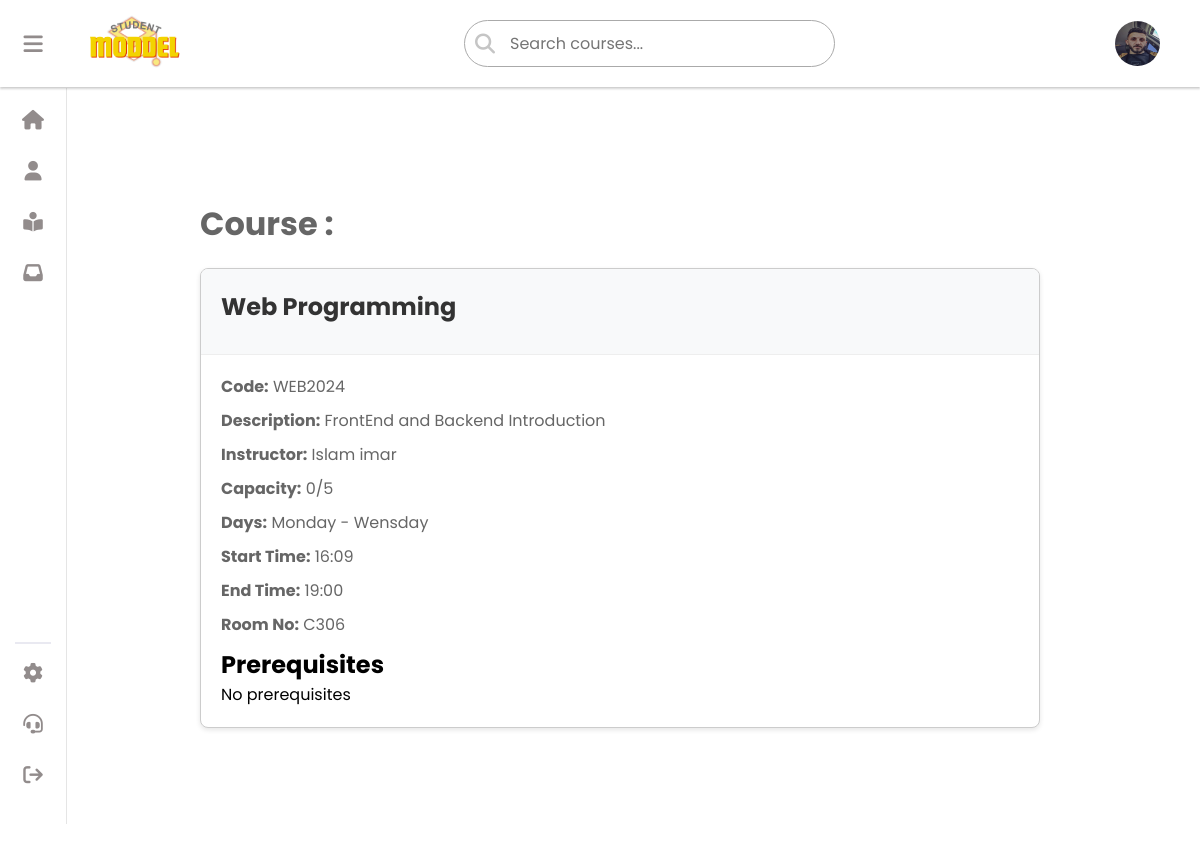
The app's page /course/WEB2024/ (signed in) with its own data.
### crud/models.py (models this page shows, shortened)
class Student(models.Model):
    fullname = models.CharField(max_length=90,null=False,default='No Name Provided')
    user = models.ForeignKey(User, on_delete=models.CASCADE, default=1)
    email = models.CharField(max_length=100)
    id_user = models.IntegerField( null=True)
    avatar = models.ImageField(upload_to='avatars/', null=True, blank=True, default= 'defult.png')
    bio = models.CharField(max_length=250 , null=True, blank=True, default='None')

class Courses(models.Model):
    code = models.CharField(primary_key=True, max_length=10)
    name = models.CharField(max_length=100)
    description = models.CharField(max_length=255)
    prerequisites = models.ManyToManyField('self', through='Prerequisties', symmetrical=False)
    instractor = models.CharField(max_length=30,default='')
    capacity = models.IntegerField(default=0)
    schedule_id = models.ForeignKey(CoruseSchedules,on_delete=models.CASCADE,null=True,unique=True)
    color = models.CharField(max_length=7, default='#FFFFFF')

class CoruseSchedules(models.Model):
    id = models.AutoField(primary_key=True)  # Changed to AutoField for automatic ID handling
    DAY_CHOICES= (('Monday - Wensday','Monday - Wensday' ),('Sunday-Tuesday-Thursday','Sunday-Tuesday-Thursday'))
    days = models.CharField(max_length=100, choices=DAY_CHOICES, default='Monday - Wensday')
    start_time = models.TimeField()
    end_time = models.TimeField()
    room_no = models.CharField(max_length=5)
    class Meta:
        unique_together = ('days', 'start_time', 'end_time', 'room_no')

### crud/views.py (the view)
# urls.py: path('course/<str:course_code>/', views.course_detail, name='course'),  # or using the class-based view
@login_required(login_url='login')
def course_detail(request, course_code):
    course = get_object_or_404(Courses, code=course_code)
    user = request.user
    student = Student.objects.filter(user=user).first()
    registrations = studentsReg.objects.filter(course_id=course)
    registered_students = [{
        'fullname': reg.student_id.fullname,
        'email': reg.student_id.email
    } for reg in registrations]
    user_is_registered = any(reg.student_id == student for reg in registrations) if student else False
    prerequisites = Prerequisties.objects.filter(course=course)
    context = {
        'course': course,
        'schedule': course.schedule_id,
        'student': student,
        'registered_students': registered_students,
        'num_registered_students': len(registered_students),
        'is_admin': user.is_staff,
        'user_is_registered': user_is_registered,  # boolean value indicating registration status
        'prerequisites': prerequisites  # list of prerequisites
    }
    return render(request, 'course.html', context)

### crud/templates/course.html (shortened to what this page needs)
<!DOCTYPE html>
<html lang="en">
<head>
    {% load static %}
    <link rel="stylesheet" type="text/css" href="{% static 'css/support.css' %}">
    <link rel="stylesheet" type="text/css" href="{% static 'css/style.css' %}">
    <link rel="stylesheet" href="https://cdnjs.cloudflare.com/ajax/libs/font-awesome/6.5.1/css/all.min.css"
 />
</head>
<body>
    {% include "aside.html" %}
<div class="pageconent">
{% if not user.is_staff %}
  <h1 class="title"> Course :</h1>
<div class="card">
    <div class="card-header">
        <h1 class="card-title">{{ course.name }}</h1>
    </div>
    <div class="card-body">
        <p class="card-text"><strong>Code:</strong> {{ course.code }}</p>
        <p class="card-text"><strong>Description:</strong> {{ course.description }}</p>
        <p class="card-text"><strong>Instructor:</strong> {{ course.instractor }}</p>
        <p class="card-text"><strong>Capacity:</strong> {{ num_registered_students }}/{{ course.capacity }}</p>
        {% if course.schedule_id %}
            <p class="card-text"><strong>Days:</strong> {{ course.schedule_id.days }}</p>
            <p class="card-text"><strong>Start Time:</strong> {{ course.schedule_id.start_time|date:"H:i" }}</p>
            <p class="card-text"><strong>End Time:</strong> {{ course.schedule_id.end_time|date:"H:i" }}</p>
            <p class="card-text"><strong>Room No:</strong> {{ course.schedule_id.room_no }}</p>
            <h2>Prerequisites</h2>
            <ul>
                {% for prerequisite in prerequisites %}
                    <li>{{ prerequisite.course_prerequisite.name}}</li>
                {% empty %}
                    <li>No prerequisites</li>
                {% endfor %}
            </ul>
        {% else %}
            <p class="card-text">No schedule information available.</p>
        {% endif %}
    </div>
</div>
{%endif%}
  </div>
</body>
</html>

### crud/templates/aside.html (shortened to what this page needs)
{% load static %}
<div class="navcontainer">   <nav>
    <div class="navbar">
        <button class="user" id="user">
            <i class="fa-solid fa-bars"></i>
        </button>
        <div class="logo">
            <a href="{% url '' %}"><img src="{% static 'logo.png' %}" width="100px" alt="" class="logoimg"></a>
        </div>
    </div>
       {% if not user.is_staff%}
    <div class="search_box">
        <form method="GET" action="{% url 'search_courses' %}">
            <button type="submit"><i class="fa fa-search" aria-hidden="true"></i></button>
            <input name="search" type="text" placeholder="Search courses..." required>
        </form>
    </div>
    {%endif%}
    <div class="new">
        {% if student.avatar %}
        <img  src="{{student.avatar.url}}" height="45px" width="45px" style="border-radius: 50%;" alt="" class="profile">
        {% else %}
        <img  src="{% static 'assets/defult.png'%}" height="45px" width="45px" style="border-radius: 50%;  object-fit: cover;
        " alt="" class="profile">
        {% endif %}
    </div>
</nav></div>
<aside class="aside" id="aside">
    <div class="list">
        <ul>
            <li><button>
                <a href="{% url '' %}"><i class="fa-solid fa-house"></i><span class="text">home</span></a>
                </button></li>
            <li><button>
                  <a href="{% url 'profile' %}">  <i class="fa-solid fa-user"></i><span class="text">profile</span></a>
                </button></li>
                {%if not user.is_staff%}
            <li><button>
                <a href="{% url 'mycourses' %}">  <i class="fa-solid fa-book-open-reader"></i><span class="text">My Courses</span></a>
                </button></li>
                {%endif%}
            <li><button>
                <a href="{% url 'notifications' %}"><i class="fa-solid fa-inbox"></i></i><span class="text">inbox</span>
                </button></li></a>
        </ul>
    </div>
    <hr>
    <div class="list">
        <ul>
            <li><button>
                <a href="{% url 'sittings' %}"><i class="fa-solid fa-gear"></i><span class="text">sittings</span></a>
                </button></li>
            <li><button>
                <a href="{% url 'support' %}"><i class="fa-solid fa-headset"></i><span class="text">Contact</span></a>
                </button></li>
            <li><button >
                   <a href="{% url 'logout' %}"><i class="fa-solid fa-arrow-right-from-bracket"></i><span class="text">logOut</span></a>
                </button></li>
        </ul>
    </div>
</aside>

### crud/static/css/support.css (style rules this page uses)
* { margin: 0; padding: 0; box-sizing: border-box; font-family: 'Poppins',sans-serif; }

### crud/static/css/style.css (style rules this page uses)
* { margin: 0; padding: 0; box-sizing: border-box; font-family: 'Poppins',sans-serif; }
nav { display: flex; justify-content: space-between; align-items: center; text-align: center; padding: 10px; background-color: white; box-shadow: 0 2px 2px 0.3px rgb(27, 26, 26,0.2); z-index: 99; }
.navbar { display: flex; align-items: center; text-align: center; gap: 40px; background-color: white; }
.navcontainer { background-color: white; }
nav { background-color: white; position: fixed; width: 100%; top: 0px; }
.logo { display: flex; justify-content: space-between; align-items: center; gap: 20px; }
.user { font-size: 22px; color: #928c8c; margin-left: 12px; }
.new { display: flex; align-items:center ; text-align: center; gap: 20px; margin-right: 30px; }
html { scroll-behavior: smooth; }
:root { --color-zero: #fff; --color-one: #e7e7ee; --color-two: #928c8c; --color-tree: #edebee; --color-four: #b1b0bb; --duration: 0.3s; --aside-width: 66px; --aside-active-width: 205px; --btn-width: 36px; --btn-height: 36px; }
* { -webkit-box-sizing: border-box; box-sizing: border-box; margin: 0; padding: 0; outline: none; }
ul { list-style: none; }
button { width: 100%; height: 36px; height: var(--btn-height); border: none; background: none; cursor: pointer; border-radius: 12px; position: relative; display: -webkit-box; display: -ms-flexbox; display: flex; -webkit-box-pack: start; -ms-flex-pack: start; justify-content: flex-start; -webkit-box-align: center; -ms-flex-align: center; align-items: center; }
.fa-solid { width: 22px; height: 22px; display: -webkit-box; display: -ms-flexbox; display: flex; align-items: center; justify-content: center; }
.aside { margin-top: 2px; width: 66px; width: var(--aside-width); height: 92vh; background-color: #ffffff; top: 86px; padding: 15px; -webkit-user-select: none; -moz-user-select: none; -ms-user-select: none; user-select: none; overflow: hidden; -webkit-transition-duration: 0.3s; transition-duration: 0.3s; -webkit-transition-duration: var(--duration); transition-duration: var(--duration); display: -webkit-box; display: -ms-flexbox; display: flex; -webkit-box-orient: vertical; -webkit-box-direction: normal; -ms-flex-flow: column nowrap; flex-flow: column nowrap; -webkit-box-align: start; -ms-flex-align: start; align-items: flex-start; box-shadow: 1px 0px 0px rgba(0, 0, 0, 0.1); padding-bottom:30px ; }
.aside hr { width: 100%; margin: 12px 0; border: 0.01rem solid #e9e9f1; }
.aside .list:nth-child(1) { display: -webkit-box; display: -ms-flexbox; display: flex; -webkit-box-flex: 1; -ms-flex-positive: 1; flex-grow: 2; }
.aside .list { width: 100%; }
.aside .list ul { width: 100%; display: -webkit-box; display: -ms-flexbox; display: flex; -webkit-box-orient: vertical; -webkit-box-direction: normal; -ms-flex-direction: column; flex-direction: column; row-gap: 15px; }
.aside .list button { background-color: transparent; -webkit-transition-duration: 0.3s; transition-duration: 0.3s; -webkit-transition-duration: var(--duration); transition-duration: var(--duration); padding: 0 7px; overflow: hidden; }
.aside .list button i { font-size: 19.55px; color: #e9dede; color: var(--color-two); -webkit-transition-duration: 0.3s; transition-duration: 0.3s; -webkit-transition-duration: var(--duration); transition-duration: var(--duration); }
.aside { position: fixed; left: 0px; }
.list ul li button a { display: flex; justify-content: start ; text-decoration: none; }
.search_box { border-radius: 40px; background-color: white; }
.search_box form { display: flex; justify-content: center; align-items: center; border-radius: 30px; border: #aaaaaa 1px solid; margin: 0; }
.search_box input { border:none; margin:10px 8px 10px 5px; font-size: 16px; outline: none; color:#17202A; }
.search_box button i { font-size: 20px; margin: 0px 10px; color:#c5c5c5; }
.search_box button { background: transparent; border:none; outline: none; }

### crud/templates/course.html (style rules this page uses)
.card { margin: 20px 200px 200px 200px ; width: 70%; background-color: #fff; border: 1px solid #ccc; box-shadow: 0 2px 5px rgba(0,0,0,0.1); border-radius: 8px; overflow: hidden; }
.card-header, .card-body { padding: 20px; }
.card-header { background-color: #f8f9fa; border-bottom: 1px solid #eee; }
.card-title { margin-bottom: 10px; font-size: 24px; color: #333; }
.card-text { margin-bottom: 10px; line-height: 1.5; color: #666; }
.title { margin-top:200px ; margin-left:200px ; color: #666; }

### records on screen
Student: avatar (picture)
Courses: name "Web Programming", code "WEB2024", description "FrontEnd and Backend Introduction", instractor "Islam imar", capacity "5", schedule_id.days "Monday - Wensday", schedule_id.start_time "16:09", schedule_id.end_time "19:00", schedule_id.room_no "C306"

### other values on screen
{{ num_registered_students }} "0"
